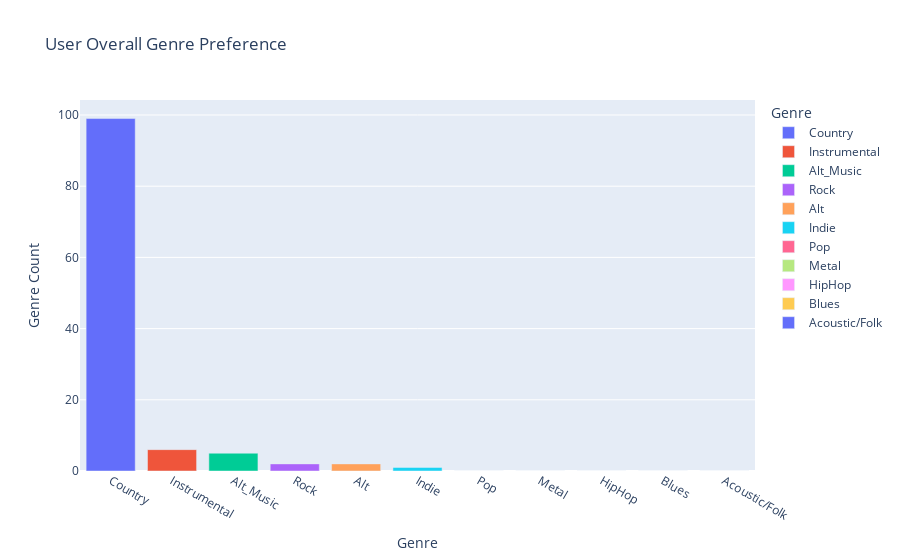

Notebook cell for this chart:
### Code cell
from collections import Counter


spotify_data = pd.read_csv('spotify_data.csv')

user_data = spotify_data[spotify_data['user_id']==spotify_data['user_id'].values[25200]]
# Prepare the user data

# user_data = user_data.to_frame().T  # Convert user_data to a DataFrame with a single row

labels = ["Rock", "Indie", "Alt", "Pop", "Metal", "HipHop", "Alt_Music", "Blues", "Acoustic/Folk", "Instrumental", "Country"]

user_data = normalize(columns, user_data)
    
user_data = preprocessor.transform(user_data)

# Make predictions using the loaded model
user_predictions = model.predict(user_data)

# Decode the predictions to get the predicted genre
predicted_genre_index = np.argmax(user_predictions, axis=1)

predicted_genre_labels = [labels[i] for i in predicted_genre_index]

# Find the most frequent genre
most_frequent_genre = Counter(predicted_genre_labels).most_common(1)[0][0]

# Count the occurrences of each genre
genre_counts = Counter(predicted_genre_labels)

# Ensure that all labels are present in the counts, even if some have zero occurrences
df = pd.DataFrame({'Genre': labels, 'Count': [genre_counts[label] for label in labels]})

# Sort the DataFrame by count in descending order
df = df.sort_values(by='Count', ascending=False)

fig = px.bar(df, x='Genre', y='Count', color='Genre', title='User Overall Genre Preference',
            labels={'Count': 'Genre Count'})

fig.show()

print(f"Your Frequently Listened Genre: {most_frequent_genre}")

### Figure 1 — Plotly figure (JSON) as saved in the notebook; plotly's stock layout.template omitted (floating-point values rounded to 4 significant figures)
{"data": [{"alignmentgroup": "True", "hovertemplate": "Genre=%{x}<br>Genre Count=%{y}<extra></extra>", "legendgroup": "Country", "marker": {"color": "#636efa", "pattern": {"shape": ""}}, "name": "Country", "offsetgroup": "Country", "orientation": "v", "showlegend": true, "textposition": "auto", "type": "bar", "x": ["Country"], "xaxis": "x", "y": [99], "yaxis": "y"}, {"alignmentgroup": "True", "hovertemplate": "Genre=%{x}<br>Genre Count=%{y}<extra></extra>", "legendgroup": "Instrumental", "marker": {"color": "#EF553B", "pattern": {"shape": ""}}, "name": "Instrumental", "offsetgroup": "Instrumental", "orientation": "v", "showlegend": true, "textposition": "auto", "type": "bar", "x": ["Instrumental"], "xaxis": "x", "y": [6], "yaxis": "y"}, {"alignmentgroup": "True", "hovertemplate": "Genre=%{x}<br>Genre Count=%{y}<extra></extra>", "legendgroup": "Alt_Music", "marker": {"color": "#00cc96", "pattern": {"shape": ""}}, "name": "Alt_Music", "offsetgroup": "Alt_Music", "orientation": "v", "showlegend": true, "textposition": "auto", "type": "bar", "x": ["Alt_Music"], "xaxis": "x", "y": [5], "yaxis": "y"}, {"alignmentgroup": "True", "hovertemplate": "Genre=%{x}<br>Genre Count=%{y}<extra></extra>", "legendgroup": "Rock", "marker": {"color": "#ab63fa", "pattern": {"shape": ""}}, "name": "Rock", "offsetgroup": "Rock", "orientation": "v", "showlegend": true, "textposition": "auto", "type": "bar", "x": ["Rock"], "xaxis": "x", "y": [2], "yaxis": "y"}, {"alignmentgroup": "True", "hovertemplate": "Genre=%{x}<br>Genre Count=%{y}<extra></extra>", "legendgroup": "Alt", "marker": {"color": "#FFA15A", "pattern": {"shape": ""}}, "name": "Alt", "offsetgroup": "Alt", "orientation": "v", "showlegend": true, "textposition": "auto", "type": "bar", "x": ["Alt"], "xaxis": "x", "y": [2], "yaxis": "y"}, {"alignmentgroup": "True", "hovertemplate": "Genre=%{x}<br>Genre Count=%{y}<extra></extra>", "legendgroup": "Indie", "marker": {"color": "#19d3f3", "pattern": {"shape": ""}}, "name": "Indie", "offsetgroup": "Indie", "orientation": "v", "showlegend": true, "textposition": "auto", "type": "bar", "x": ["Indie"], "xaxis": "x", "y": [1], "yaxis": "y"}, {"alignmentgroup": "True", "hovertemplate": "Genre=%{x}<br>Genre Count=%{y}<extra></extra>", "legendgroup": "Pop", "marker": {"color": "#FF6692", "pattern": {"shape": ""}}, "name": "Pop", "offsetgroup": "Pop", "orientation": "v", "showlegend": true, "textposition": "auto", "type": "bar", "x": ["Pop"], "xaxis": "x", "y": [0], "yaxis": "y"}, {"alignmentgroup": "True", "hovertemplate": "Genre=%{x}<br>Genre Count=%{y}<extra></extra>", "legendgroup": "Metal", "marker": {"color": "#B6E880", "pattern": {"shape": ""}}, "name": "Metal", "offsetgroup": "Metal", "orientation": "v", "showlegend": true, "textposition": "auto", "type": "bar", "x": ["Metal"], "xaxis": "x", "y": [0], "yaxis": "y"}, {"alignmentgroup": "True", "hovertemplate": "Genre=%{x}<br>Genre Count=%{y}<extra></extra>", "legendgroup": "HipHop", "marker": {"color": "#FF97FF", "pattern": {"shape": ""}}, "name": "HipHop", "offsetgroup": "HipHop", "orientation": "v", "showlegend": true, "textposition": "auto", "type": "bar", "x": ["HipHop"], "xaxis": "x", "y": [0], "yaxis": "y"}, {"alignmentgroup": "True", "hovertemplate": "Genre=%{x}<br>Genre Count=%{y}<extra></extra>", "legendgroup": "Blues", "marker": {"color": "#FECB52", "pattern": {"shape": ""}}, "name": "Blues", "offsetgroup": "Blues", "orientation": "v", "showlegend": true, "textposition": "auto", "type": "bar", "x": ["Blues"], "xaxis": "x", "y": [0], "yaxis": "y"}, {"alignmentgroup": "True", "hovertemplate": "Genre=%{x}<br>Genre Count=%{y}<extra></extra>", "legendgroup": "Acoustic/Folk", "marker": {"color": "#636efa", "pattern": {"shape": ""}}, "name": "Acoustic/Folk", "offsetgroup": "Acoustic/Folk", "orientation": "v", "showlegend": true, "textposition": "auto", "type": "bar", "x": ["Acoustic/Folk"], "xaxis": "x", "y": [0], "yaxis": "y"}], "layout": {"barmode": "relative", "legend": {"title": {"text": "Genre"}, "tracegroupgap": 0}, "title": {"text": "User Overall Genre Preference"}, "xaxis": {"anchor": "y", "categoryarray": ["Country", "Instrumental", "Alt_Music", "Rock", "Alt", "Indie", "Pop", "Metal", "HipHop", "Blues", "Acoustic/Folk"], "categoryorder": "array", "domain": [0, 1], "title": {"text": "Genre"}}, "yaxis": {"anchor": "x", "domain": [0, 1], "title": {"text": "Genre Count"}}}}
